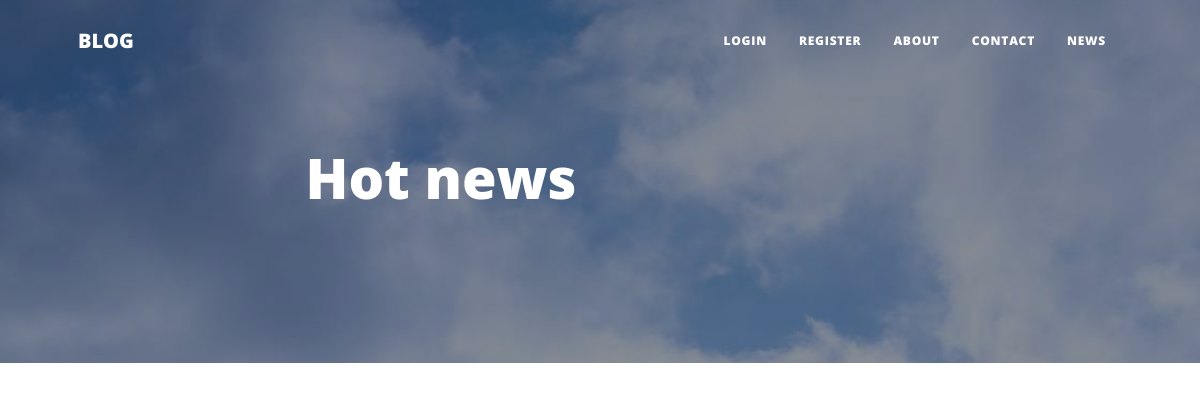
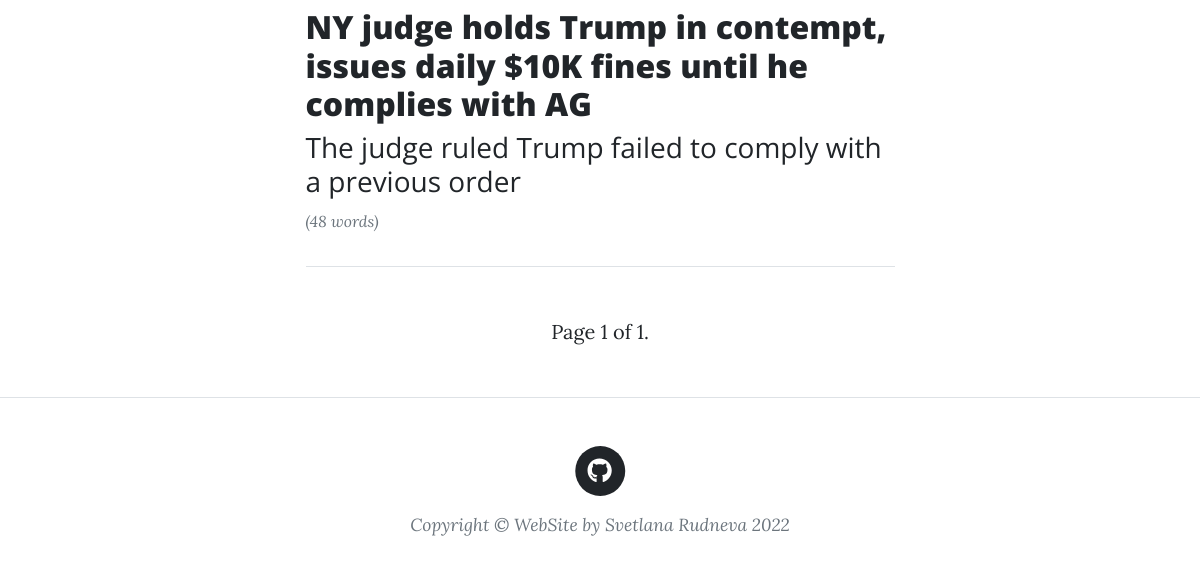
The page /news/ on the database as committed earlier (2 pictures, top to bottom).
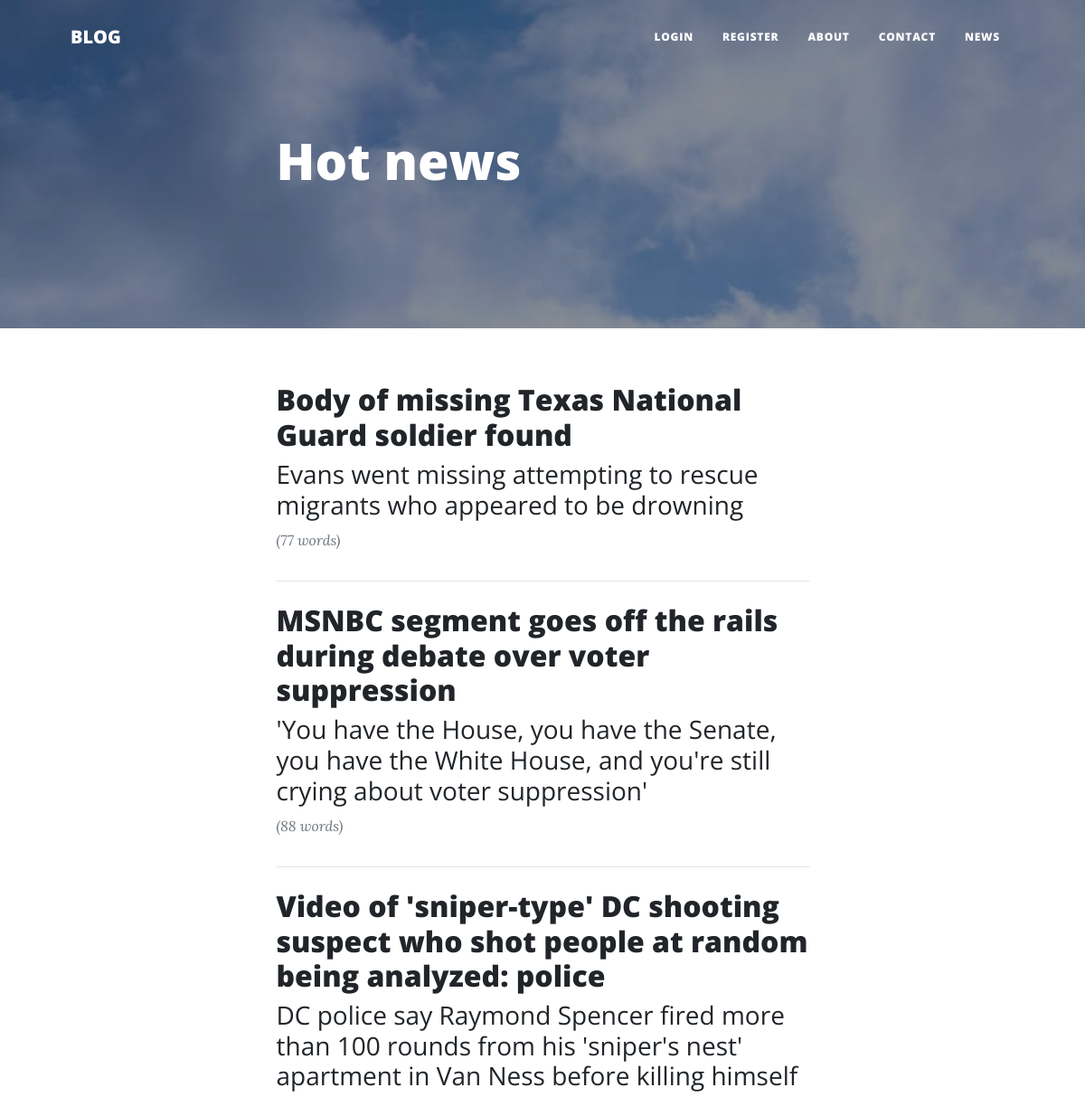
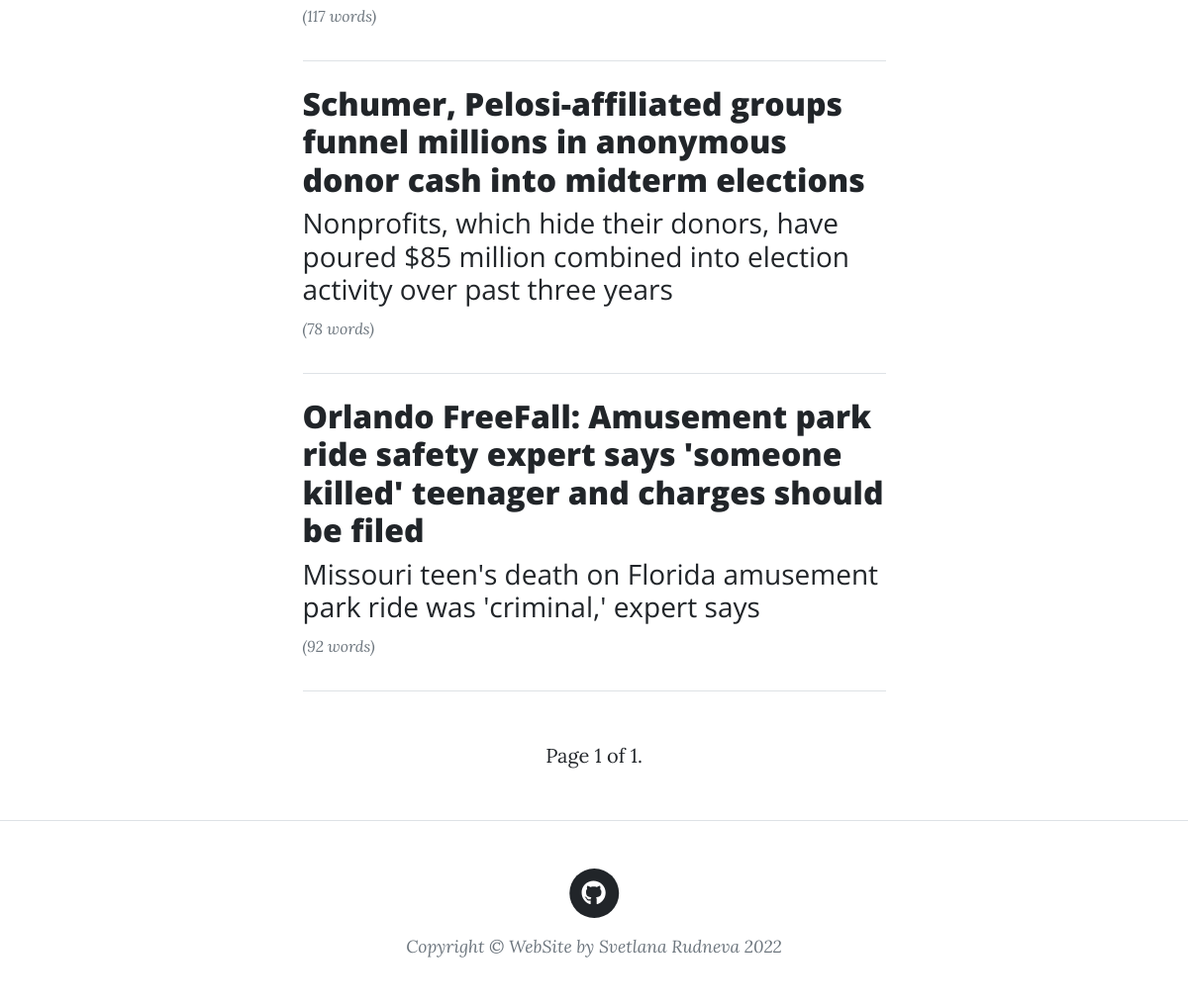
The same page on the database as committed later (2 pictures, top to bottom).
### home/models.py (models this page shows, shortened)
class NewsModel(models.Model):
    class Meta:
        verbose_name_plural = "News"
    title = models.CharField(max_length=300, blank=True, null=True)
    summary = models.CharField(max_length=300, blank=True, null=True)
    content = models.TextField()
    image = models.ImageField(upload_to="blog", blank=True, null=True)
    comments = GenericRelation(Comment)
    slug = models.SlugField(max_length=50, null=True, blank=True)
    published_at = models.CharField(max_length=300, null=True, blank=True)
    link = models.CharField(max_length=300, null=True, blank=True)

### home/views.py (the view)
# urls.py: path('news/', news_from_parser, name="news"),
def news_from_parser(request):
    posts = (
            NewsModel.objects.all()
        )
    number = 20
    current_page = Paginator(posts, 7)
    page = request.GET.get('page')
    context = {}
    try:
        context['posts'] = current_page.page(page)
    except PageNotAnInteger:
        context['posts'] = current_page.page(1)
    except EmptyPage:
        context['posts'] = current_page.page(current_page.num_pages)
    context['number'] = number
    return render(request, "news.html", context)

### home/templates/news.html
{% extends 'base.html' %}
{% load blog_extras crispy_forms_tags %}
{% load static %}
{% block content %}
    <header class="masthead" style='background-image: url("{% static 'img/post.jpg' %}");'>
        <div class="container position-relative px-4 px-lg-5">
            <div class="row gx-4 gx-lg-5 justify-content-center">
                <div class="col-md-10 col-lg-8 col-xl-7">
                    <div class="post-heading">
                        <h1>Hot news</h1>
                    </div>
                </div>
            </div>
        </div>
    </header>
    <div class="container px-4 px-lg-5" style="margin-top: 60px;">
        <div class="row gx-4 gx-lg-5 justify-content-center">
            <div class="col-md-10 col-lg-8 col-xl-7">
                {% for post in posts %}
                    <div class="post-preview">
                        <h2 class="post-title"><a href="{% url 'news_details' post.slug %}">{{ post.title }}</a></h2>
                        {% if post.summary %}
                            <h3 class="post-subtitle" style="font-weight:normal">{{ post.summary|safe }}</h3>
                        {% endif %}
                        <p class="post-meta">
                            <small>({{ post.content|wordcount }} words)</small>
                        </p>
                    </div>
                    <hr class="my-4" />
                {% endfor %}
                {% include 'paginator.html' with page=posts %}
            </div>
        </div>
    </div>
{% endblock %}

Rows that differ between the two databases and show on the page:
removed NewsModel: title "NY judge holds Trump in contempt, issues daily $10K fines until he complies with AG", summary "The judge ruled Trump failed to comply with a previous order", content "48"
added NewsModel: title "Body of missing Texas National Guard soldier found", summary "Evans went missing attempting to rescue migrants who appeared to be drowning", content "77"
added NewsModel: title "MSNBC segment goes off the rails during debate over voter suppression", summary "'You have the House, you have the Senate, you have the White House, and you're still crying about voter suppression'", content "88"
added NewsModel: title "Video of 'sniper-type' DC shooting suspect who shot people at random being analyzed: police", summary "DC police say Raymond Spencer fired more than 100 rounds from his 'sniper's nest' apartment in Van Ness before killing himself", content "117"
added NewsModel: title "Schumer, Pelosi-affiliated groups funnel millions in anonymous donor cash into midterm elections", summary "Nonprofits, which hide their donors, have poured $85 million combined into election activity over past three years", content "78"
added NewsModel: title "Orlando FreeFall: Amusement park ride safety expert says 'someone killed' teenager and charges should be filed", summary "Missouri teen's death on Florida amusement park ride was 'criminal,' expert says", content "92"
